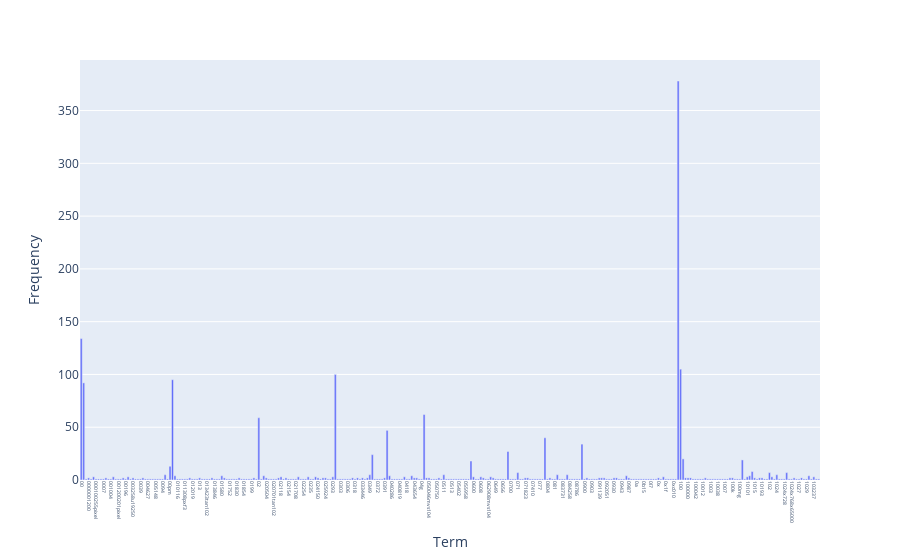

Notebook source saved alongside this figure:
### Markdown cell above
#### Exercise 13 (take home)

### Code cell
# Answer here

# form a new data set for plotly
df = {
    "term": count_vect.get_feature_names_out()[:300],
    "frequency": term_frequencies[:300],
}

fig = px.bar(df, x="term", y="frequency")
fig.update_xaxes(tickangle=90, tickfont=dict(size=5))
fig.update_layout(xaxis_title="Term", yaxis_title="Frequency")
fig.show()

### Figure 1 — Plotly figure (JSON) as saved in the notebook; plotly's stock layout.template omitted (floating-point values rounded to 4 significant figures; data arrays with more than 128 entries replaced by an {"elided": "..."} marker saying what was removed)
{"data": [{"alignmentgroup": "True", "hovertemplate": "term=%{x}<br>frequency=%{y}<extra></extra>", "legendgroup": "", "marker": {"color": "#636efa", "pattern": {"shape": ""}}, "name": "", "offsetgroup": "", "orientation": "v", "showlegend": false, "textposition": "auto", "type": "bar", "x": {"elided": "300 str values"}, "xaxis": "x", "y": {"elided": "300 int values"}, "yaxis": "y"}], "layout": {"barmode": "relative", "legend": {"tracegroupgap": 0}, "margin": {"t": 60}, "xaxis": {"anchor": "y", "domain": [0, 1], "tickangle": 90, "tickfont": {"size": 5}, "title": {"text": "Term"}}, "yaxis": {"anchor": "x", "domain": [0, 1], "title": {"text": "Frequency"}}}}
